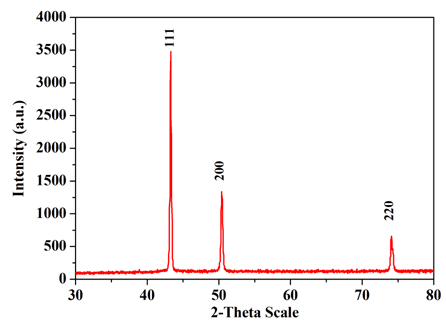
#> input picture Crystallographic suite/images/test.png, 446 x 322 px, found by its file name
$ python test_image_processor.py
#> lines starting #> are read from the running program, lines starting #| are printed output that depends on the picture; after the words box and inside, x2 and y2 are one past the last pixel; in counts of white or black regions, pixels touching at a corner belong together
### Crystallographic suite/core/ml/image_processor.py
"""
Image Processing Utilities
--------------------------
Convert an XRD graph image into
(theta, intensity) arrays.
"""

from pathlib import Path

import cv2
import numpy as np


class XRDImageProcessor:

    def __init__(self):

        self.image = None

    # -----------------------------------------------------
    # Load Image
    # -----------------------------------------------------

    def load_image(self, image_path):

        self.image = cv2.imread(str(image_path))
#> self.image is the input picture: shape (322, 446, 3); mean B, G, R 244.7, 244.7, 248

        if self.image is None:

            raise ValueError(
                f"Cannot open image:\n{image_path}"
            )

        return self.image

    # -----------------------------------------------------
    # Show Image
    # -----------------------------------------------------

    # [10 lines left out: function show_image, not called in this run]

    # -----------------------------------------------------
    # Convert to Grayscale
    # -----------------------------------------------------

    def to_gray(self):

        if self.image is None:
            raise ValueError("Load an image first.")

        gray = cv2.cvtColor(
            self.image,
            cv2.COLOR_BGR2GRAY,
        )

        return gray

    # -----------------------------------------------------
    # Edge Detection
    # -----------------------------------------------------

    # [11 lines left out: function detect_edges, not called in this run]

    # -----------------------------------------------------
    # Detect Plot Region
    # -----------------------------------------------------

    def detect_plot_region(self):

        gray = self.to_gray()

        edges = cv2.Canny(gray, 50, 150)
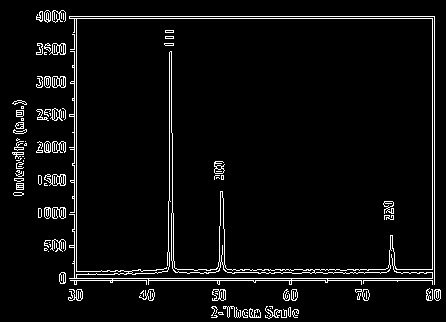
#> edges: shape (322, 446); 4.8% white in thin lines or dots

        contours, _ = cv2.findContours(
            edges,
            cv2.RETR_EXTERNAL,
            cv2.CHAIN_APPROX_SIMPLE,
        )
#> contours = 83 contours, 46 with area under 20; largest, box (x1, y1, x2, y2) and area: (69, 16, 435, 285) 92707, (44, 174, 66, 186) 142, (49, 43, 66, 55) 131, (52, 76, 66, 88) 130, (212, 289, 226, 301) 117

        largest = max(
            contours,
            key=cv2.contourArea,
        )
#> largest = contour of 175 points, box (x1, y1, x2, y2) (69, 16, 435, 285), area 92707

        x, y, w, h = cv2.boundingRect(largest)
#> x = 69; y = 16; w = 366; h = 269

        cropped = self.image[
            y:y+h,
            x:x+w,
        ]
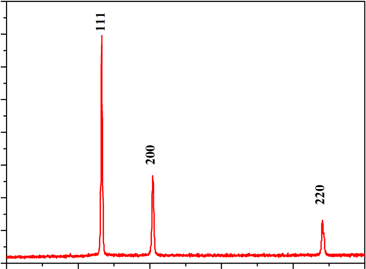
#> cropped: shape (269, 366, 3); mean B, G, R 245.7, 245.7, 250.5

        return cropped

    # -----------------------------------------------------
    # Binary Image
    # -----------------------------------------------------

    def binary(self):

        gray = cv2.cvtColor(
            self.detect_plot_region(),
            cv2.COLOR_BGR2GRAY,
        )
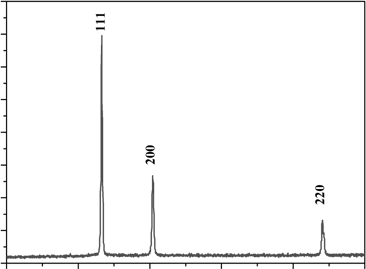
#> gray: shape (269, 366); min 0, max 255, mean 247.1

        _, binary = cv2.threshold(
            gray,
            220,
            255,
            cv2.THRESH_BINARY_INV,
        )
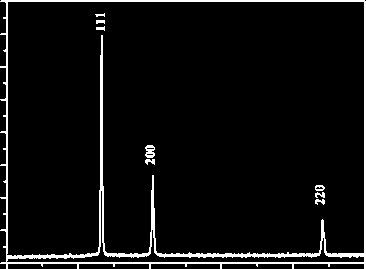
#> binary: shape (269, 366); 5.5% white; 9 white regions, largest, box (x1, y1, x2, y2) and area: (0, 0, 366, 269) 5059, (145, 145, 155, 158) 93, (315, 185, 325, 191) 41

        return binary

### Crystallographic suite/tools/test_image_processor.py
from pathlib import Path

import cv2

from core.ml.image_processor import XRDImageProcessor


PROJECT_ROOT = Path(__file__).resolve().parent.parent

image_path = PROJECT_ROOT / "Images" / "test.png"

processor = XRDImageProcessor()

img = processor.load_image(image_path)

binary = processor.binary()

cv2.imshow(
    "Binary",
    binary,
)

cv2.waitKey(0)

cv2.destroyAllWindows()
